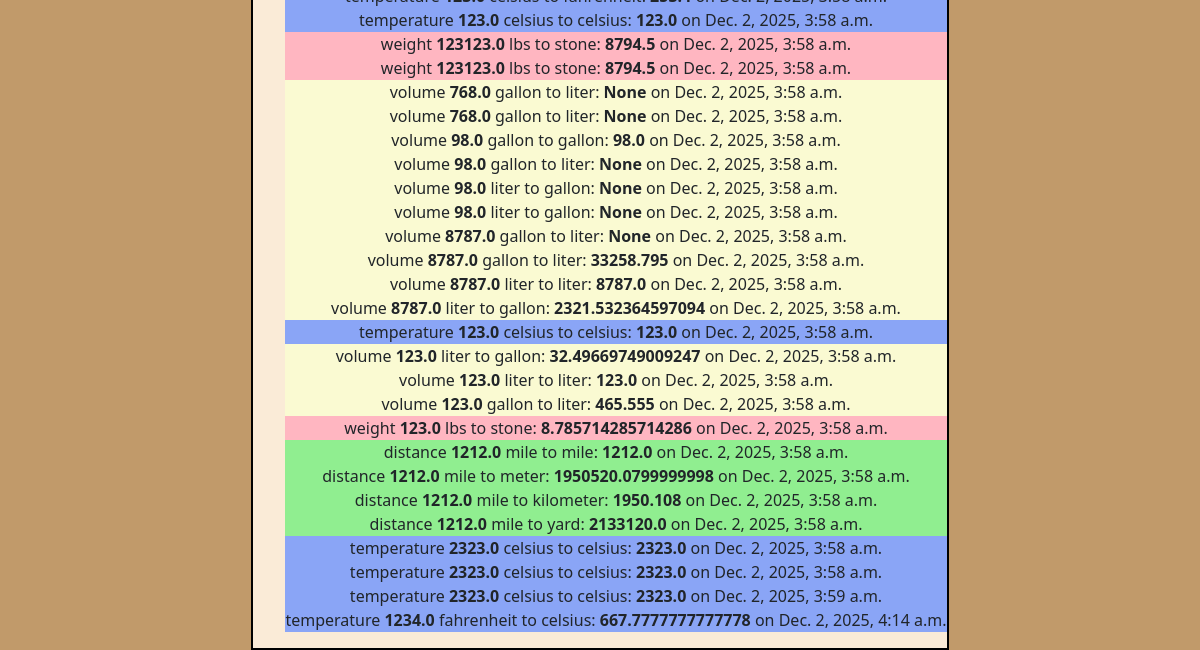
Before: / (lower part) with the older database file.
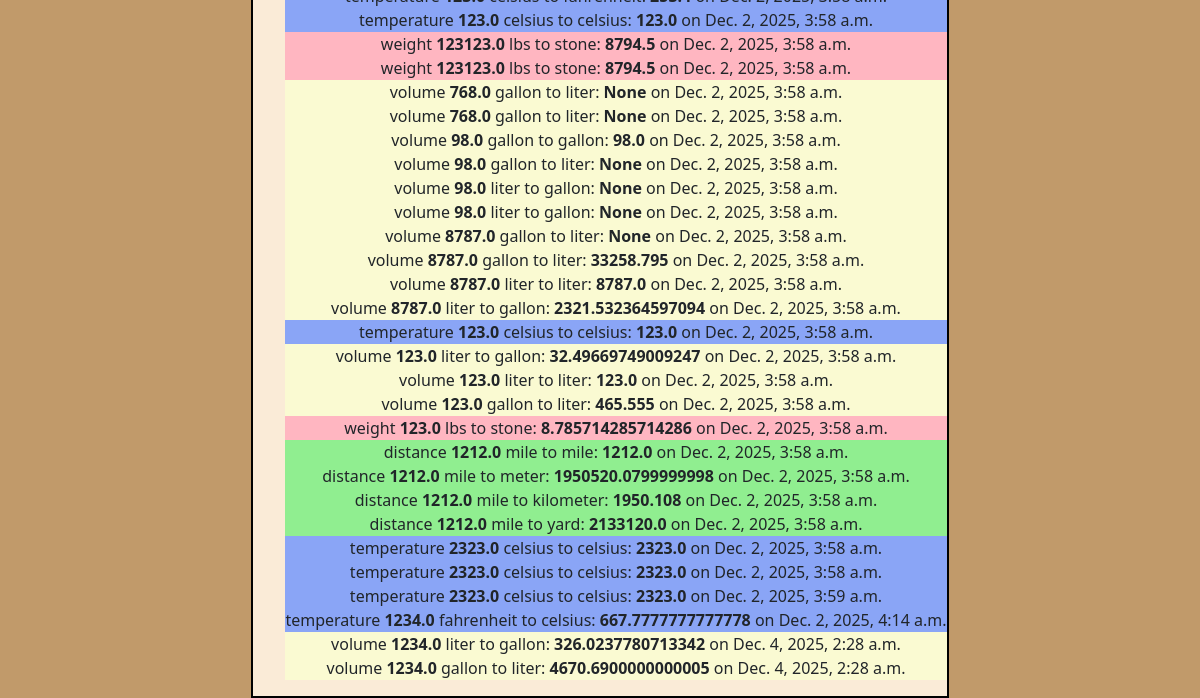
After: the same page with the newer database file.
### pages/models.py (models this page shows, shortened)
class ConversionHistory(models.Model):
    category = models.CharField(max_length=50)
    targetUnit = models.CharField(max_length=50)
    convertUnit = models.CharField(max_length=50)
    amount = models.FloatField()
    result = models.FloatField(null=True, blank=True)
    created_at = models.DateTimeField(null=True, auto_now_add=True)

### pages/views.py (the view)
# urls.py: path('', views.home_view, name="home"),
def home_view(request):
    history = ConversionHistory.objects.all() #get conversion history
    return render(request, 'pages/home.html', {'history': history})

### templates/pages/home.html (shortened to what this page needs)
{% extends 'base.html' %}
{% load static %}
{% block css %}
    <link rel="stylesheet" href="{% static 'css/base.css' %}">
{% endblock css %}
{% block content %}
<section class="app-container">
<div id="history">
<ul>
    {% for conversion in history %}
    <li class="{{ conversion.category }}"> {{ conversion.category }} <b>{{ conversion.amount }}</b> {{ conversion.targetUnit }} to {{ conversion.convertUnit }}: <b>{{ conversion.result }}</b> on {{ conversion.created_at }}</li>
    {% empty %}
    <li>No conversion history available.</li>
    {% endfor %}
</ul>
</div>
</section>
{% endblock content %}

Changed rows visible on the page:
added ConversionHistory: category "volume", amount "1234.0", targetUnit "liter", convertUnit "gallon", result "326.0237780713342", created_at "Dec. 4, 2025, 2:28 a.m."
added ConversionHistory: category "volume", amount "1234.0", targetUnit "gallon", convertUnit "liter", result "4670.6900000000005", created_at "Dec. 4, 2025, 2:28 a.m."
